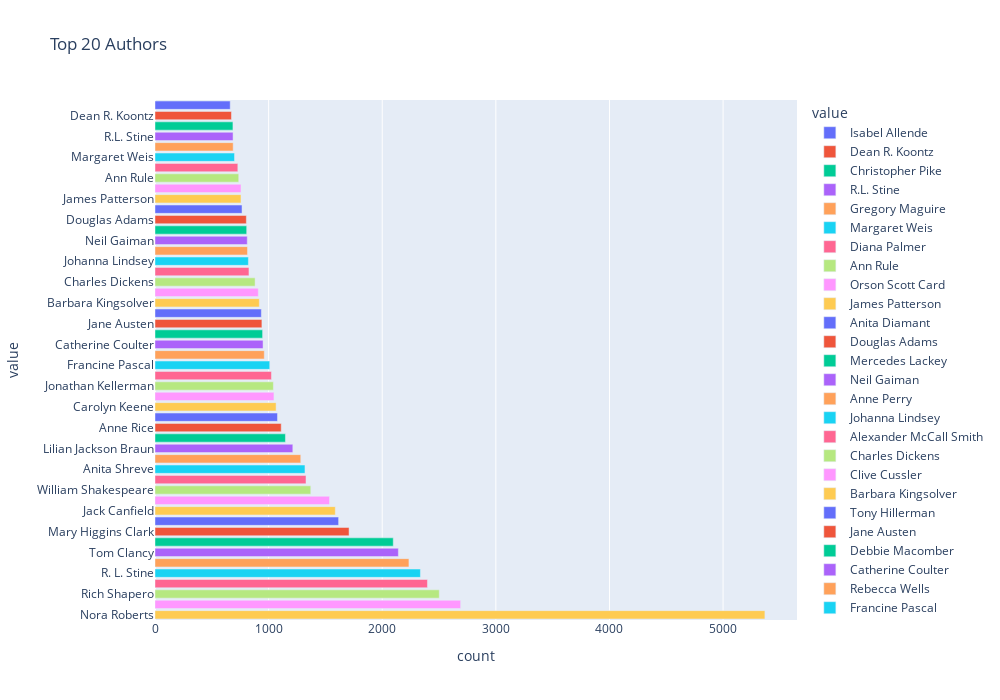

This figure's notebook cell:
### Code cell
# top authors(frequency of book)
cross_author = merge_data['book_author'].value_counts().reset_index()
cross_author.columns = ['value', 'count']

cross_author['value'] = cross_author['value'].astype(str)
cross_author = cross_author.sort_values('count')

fig = px.bar(cross_author.tail(50), x="count", y="value", title='Top 20 Authors', orientation='h', color='value',
             width=1000, height=700)
fig.show()

### Figure 1 — Plotly figure (JSON) as saved in the notebook; plotly's stock layout.template omitted (floating-point values rounded to 4 significant figures)
{"data": [{"alignmentgroup": "True", "hovertemplate": "value=%{y}<br>count=%{x}<extra></extra>", "legendgroup": "Isabel Allende", "marker": {"color": "#636efa", "pattern": {"shape": ""}}, "name": "Isabel Allende", "offsetgroup": "Isabel Allende", "orientation": "h", "showlegend": true, "textposition": "auto", "type": "bar", "x": [662], "xaxis": "x", "y": ["Isabel Allende"], "yaxis": "y"}, {"alignmentgroup": "True", "hovertemplate": "value=%{y}<br>count=%{x}<extra></extra>", "legendgroup": "Dean R. Koontz", "marker": {"color": "#EF553B", "pattern": {"shape": ""}}, "name": "Dean R. Koontz", "offsetgroup": "Dean R. Koontz", "orientation": "h", "showlegend": true, "textposition": "auto", "type": "bar", "x": [673], "xaxis": "x", "y": ["Dean R. Koontz"], "yaxis": "y"}, {"alignmentgroup": "True", "hovertemplate": "value=%{y}<br>count=%{x}<extra></extra>", "legendgroup": "Christopher Pike", "marker": {"color": "#00cc96", "pattern": {"shape": ""}}, "name": "Christopher Pike", "offsetgroup": "Christopher Pike", "orientation": "h", "showlegend": true, "textposition": "auto", "type": "bar", "x": [686], "xaxis": "x", "y": ["Christopher Pike"], "yaxis": "y"}, {"alignmentgroup": "True", "hovertemplate": "value=%{y}<br>count=%{x}<extra></extra>", "legendgroup": "R.L. Stine", "marker": {"color": "#ab63fa", "pattern": {"shape": ""}}, "name": "R.L. Stine", "offsetgroup": "R.L. Stine", "orientation": "h", "showlegend": true, "textposition": "auto", "type": "bar", "x": [687], "xaxis": "x", "y": ["R.L. Stine"], "yaxis": "y"}, {"alignmentgroup": "True", "hovertemplate": "value=%{y}<br>count=%{x}<extra></extra>", "legendgroup": "Gregory Maguire", "marker": {"color": "#FFA15A", "pattern": {"shape": ""}}, "name": "Gregory Maguire", "offsetgroup": "Gregory Maguire", "orientation": "h", "showlegend": true, "textposition": "auto", "type": "bar", "x": [688], "xaxis": "x", "y": ["Gregory Maguire"], "yaxis": "y"}, {"alignmentgroup": "True", "hovertemplate": "value=%{y}<br>count=%{x}<extra></extra>", "legendgroup": "Margaret Weis", "marker": {"color": "#19d3f3", "pattern": {"shape": ""}}, "name": "Margaret Weis", "offsetgroup": "Margaret Weis", "orientation": "h", "showlegend": true, "textposition": "auto", "type": "bar", "x": [700], "xaxis": "x", "y": ["Margaret Weis"], "yaxis": "y"}, {"alignmentgroup": "True", "hovertemplate": "value=%{y}<br>count=%{x}<extra></extra>", "legendgroup": "Diana Palmer", "marker": {"color": "#FF6692", "pattern": {"shape": ""}}, "name": "Diana Palmer", "offsetgroup": "Diana Palmer", "orientation": "h", "showlegend": true, "textposition": "auto", "type": "bar", "x": [729], "xaxis": "x", "y": ["Diana Palmer"], "yaxis": "y"}, {"alignmentgroup": "True", "hovertemplate": "value=%{y}<br>count=%{x}<extra></extra>", "legendgroup": "Ann Rule", "marker": {"color": "#B6E880", "pattern": {"shape": ""}}, "name": "Ann Rule", "offsetgroup": "Ann Rule", "orientation": "h", "showlegend": true, "textposition": "auto", "type": "bar", "x": [737], "xaxis": "x", "y": ["Ann Rule"], "yaxis": "y"}, {"alignmentgroup": "True", "hovertemplate": "value=%{y}<br>count=%{x}<extra></extra>", "legendgroup": "Orson Scott Card", "marker": {"color": "#FF97FF", "pattern": {"shape": ""}}, "name": "Orson Scott Card", "offsetgroup": "Orson Scott Card", "orientation": "h", "showlegend": true, "textposition": "auto", "type": "bar", "x": [757], "xaxis": "x", "y": ["Orson Scott Card"], "yaxis": "y"}, {"alignmentgroup": "True", "hovertemplate": "value=%{y}<br>count=%{x}<extra></extra>", "legendgroup": "James Patterson", "marker": {"color": "#FECB52", "pattern": {"shape": ""}}, "name": "James Patterson", "offsetgroup": "James Patterson", "orientation": "h", "showlegend": true, "textposition": "auto", "type": "bar", "x": [757], "xaxis": "x", "y": ["James Patterson"], "yaxis": "y"}, {"alignmentgroup": "True", "hovertemplate": "value=%{y}<br>count=%{x}<extra></extra>", "legendgroup": "Anita Diamant", "marker": {"color": "#636efa", "pattern": {"shape": ""}}, "name": "Anita Diamant", "offsetgroup": "Anita Diamant", "orientation": "h", "showlegend": true, "textposition": "auto", "type": "bar", "x": [766], "xaxis": "x", "y": ["Anita Diamant"], "yaxis": "y"}, {"alignmentgroup": "True", "hovertemplate": "value=%{y}<br>count=%{x}<extra></extra>", "legendgroup": "Douglas Adams", "marker": {"color": "#EF553B", "pattern": {"shape": ""}}, "name": "Douglas Adams", "offsetgroup": "Douglas Adams", "orientation": "h", "showlegend": true, "textposition": "auto", "type": "bar", "x": [804], "xaxis": "x", "y": ["Douglas Adams"], "yaxis": "y"}, {"alignmentgroup": "True", "hovertemplate": "value=%{y}<br>count=%{x}<extra></extra>", "legendgroup": "Mercedes Lackey", "marker": {"color": "#00cc96", "pattern": {"shape": ""}}, "name": "Mercedes Lackey", "offsetgroup": "Mercedes Lackey", "orientation": "h", "showlegend": true, "textposition": "auto", "type": "bar", "x": [807], "xaxis": "x", "y": ["Mercedes Lackey"], "yaxis": "y"}, {"alignmentgroup": "True", "hovertemplate": "value=%{y}<br>count=%{x}<extra></extra>", "legendgroup": "Neil Gaiman", "marker": {"color": "#ab63fa", "pattern": {"shape": ""}}, "name": "Neil Gaiman", "offsetgroup": "Neil Gaiman", "orientation": "h", "showlegend": true, "textposition": "auto", "type": "bar", "x": [812], "xaxis": "x", "y": ["Neil Gaiman"], "yaxis": "y"}, {"alignmentgroup": "True", "hovertemplate": "value=%{y}<br>count=%{x}<extra></extra>", "legendgroup": "Anne Perry", "marker": {"color": "#FFA15A", "pattern": {"shape": ""}}, "name": "Anne Perry", "offsetgroup": "Anne Perry", "orientation": "h", "showlegend": true, "textposition": "auto", "type": "bar", "x": [814], "xaxis": "x", "y": ["Anne Perry"], "yaxis": "y"}, {"alignmentgroup": "True", "hovertemplate": "value=%{y}<br>count=%{x}<extra></extra>", "legendgroup": "Johanna Lindsey", "marker": {"color": "#19d3f3", "pattern": {"shape": ""}}, "name": "Johanna Lindsey", "offsetgroup": "Johanna Lindsey", "orientation": "h", "showlegend": true, "textposition": "auto", "type": "bar", "x": [822], "xaxis": "x", "y": ["Johanna Lindsey"], "yaxis": "y"}, {"alignmentgroup": "True", "hovertemplate": "value=%{y}<br>count=%{x}<extra></extra>", "legendgroup": "Alexander McCall Smith", "marker": {"color": "#FF6692", "pattern": {"shape": ""}}, "name": "Alexander McCall Smith", "offsetgroup": "Alexander McCall Smith", "orientation": "h", "showlegend": true, "textposition": "auto", "type": "bar", "x": [827], "xaxis": "x", "y": ["Alexander McCall Smith"], "yaxis": "y"}, {"alignmentgroup": "True", "hovertemplate": "value=%{y}<br>count=%{x}<extra></extra>", "legendgroup": "Charles Dickens", "marker": {"color": "#B6E880", "pattern": {"shape": ""}}, "name": "Charles Dickens", "offsetgroup": "Charles Dickens", "orientation": "h", "showlegend": true, "textposition": "auto", "type": "bar", "x": [881], "xaxis": "x", "y": ["Charles Dickens"], "yaxis": "y"}, {"alignmentgroup": "True", "hovertemplate": "value=%{y}<br>count=%{x}<extra></extra>", "legendgroup": "Clive Cussler", "marker": {"color": "#FF97FF", "pattern": {"shape": ""}}, "name": "Clive Cussler", "offsetgroup": "Clive Cussler", "orientation": "h", "showlegend": true, "textposition": "auto", "type": "bar", "x": [909], "xaxis": "x", "y": ["Clive Cussler"], "yaxis": "y"}, {"alignmentgroup": "True", "hovertemplate": "value=%{y}<br>count=%{x}<extra></extra>", "legendgroup": "Barbara Kingsolver", "marker": {"color": "#FECB52", "pattern": {"shape": ""}}, "name": "Barbara Kingsolver", "offsetgroup": "Barbara Kingsolver", "orientation": "h", "showlegend": true, "textposition": "auto", "type": "bar", "x": [918], "xaxis": "x", "y": ["Barbara Kingsolver"], "yaxis": "y"}, {"alignmentgroup": "True", "hovertemplate": "value=%{y}<br>count=%{x}<extra></extra>", "legendgroup": "Tony Hillerman", "marker": {"color": "#636efa", "pattern": {"shape": ""}}, "name": "Tony Hillerman", "offsetgroup": "Tony Hillerman", "orientation": "h", "showlegend": true, "textposition": "auto", "type": "bar", "x": [936], "xaxis": "x", "y": ["Tony Hillerman"], "yaxis": "y"}, {"alignmentgroup": "True", "hovertemplate": "value=%{y}<br>count=%{x}<extra></extra>", "legendgroup": "Jane Austen", "marker": {"color": "#EF553B", "pattern": {"shape": ""}}, "name": "Jane Austen", "offsetgroup": "Jane Austen", "orientation": "h", "showlegend": true, "textposition": "auto", "type": "bar", "x": [941], "xaxis": "x", "y": ["Jane Austen"], "yaxis": "y"}, {"alignmentgroup": "True", "hovertemplate": "value=%{y}<br>count=%{x}<extra></extra>", "legendgroup": "Debbie Macomber", "marker": {"color": "#00cc96", "pattern": {"shape": ""}}, "name": "Debbie Macomber", "offsetgroup": "Debbie Macomber", "orientation": "h", "showlegend": true, "textposition": "auto", "type": "bar", "x": [947], "xaxis": "x", "y": ["Debbie Macomber"], "yaxis": "y"}, {"alignmentgroup": "True", "hovertemplate": "value=%{y}<br>count=%{x}<extra></extra>", "legendgroup": "Catherine Coulter", "marker": {"color": "#ab63fa", "pattern": {"shape": ""}}, "name": "Catherine Coulter", "offsetgroup": "Catherine Coulter", "orientation": "h", "showlegend": true, "textposition": "auto", "type": "bar", "x": [951], "xaxis": "x", "y": ["Catherine Coulter"], "yaxis": "y"}, {"alignmentgroup": "True", "hovertemplate": "value=%{y}<br>count=%{x}<extra></extra>", "legendgroup": "Rebecca Wells", "marker": {"color": "#FFA15A", "pattern": {"shape": ""}}, "name": "Rebecca Wells", "offsetgroup": "Rebecca Wells", "orientation": "h", "showlegend": true, "textposition": "auto", "type": "bar", "x": [962], "xaxis": "x", "y": ["Rebecca Wells"], "yaxis": "y"}, {"alignmentgroup": "True", "hovertemplate": "value=%{y}<br>count=%{x}<extra></extra>", "legendgroup": "Francine Pascal", "marker": {"color": "#19d3f3", "pattern": {"shape": ""}}, "name": "Francine Pascal", "offsetgroup": "Francine Pascal", "orientation": "h", "showlegend": true, "textposition": "auto", "type": "bar", "x": [1010], "xaxis": "x", "y": ["Francine Pascal"], "yaxis": "y"}, {"alignmentgroup": "True", "hovertemplate": "value=%{y}<br>count=%{x}<extra></extra>", "legendgroup": "Anne McCaffrey", "marker": {"color": "#FF6692", "pattern": {"shape": ""}}, "name": "Anne McCaffrey", "offsetgroup": "Anne McCaffrey", "orientation": "h", "showlegend": true, "textposition": "auto", "type": "bar", "x": [1025], "xaxis": "x", "y": ["Anne McCaffrey"], "yaxis": "y"}, {"alignmentgroup": "True", "hovertemplate": "value=%{y}<br>count=%{x}<extra></extra>", "legendgroup": "Jonathan Kellerman", "marker": {"color": "#B6E880", "pattern": {"shape": ""}}, "name": "Jonathan Kellerman", "offsetgroup": "Jonathan Kellerman", "orientation": "h", "showlegend": true, "textposition": "auto", "type": "bar", "x": [1042], "xaxis": "x", "y": ["Jonathan Kellerman"], "yaxis": "y"}, {"alignmentgroup": "True", "hovertemplate": "value=%{y}<br>count=%{x}<extra></extra>", "legendgroup": "Faye Kellerman", "marker": {"color": "#FF97FF", "pattern": {"shape": ""}}, "name": "Faye Kellerman", "offsetgroup": "Faye Kellerman", "orientation": "h", "showlegend": true, "textposition": "auto", "type": "bar", "x": [1047], "xaxis": "x", "y": ["Faye Kellerman"], "yaxis": "y"}, {"alignmentgroup": "True", "hovertemplate": "value=%{y}<br>count=%{x}<extra></extra>", "legendgroup": "Carolyn Keene", "marker": {"color": "#FECB52", "pattern": {"shape": ""}}, "name": "Carolyn Keene", "offsetgroup": "Carolyn Keene", "orientation": "h", "showlegend": true, "textposition": "auto", "type": "bar", "x": [1066], "xaxis": "x", "y": ["Carolyn Keene"], "yaxis": "y"}, {"alignmentgroup": "True", "hovertemplate": "value=%{y}<br>count=%{x}<extra></extra>", "legendgroup": "Terry Pratchett", "marker": {"color": "#636efa", "pattern": {"shape": ""}}, "name": "Terry Pratchett", "offsetgroup": "Terry Pratchett", "orientation": "h", "showlegend": true, "textposition": "auto", "type": "bar", "x": [1078], "xaxis": "x", "y": ["Terry Pratchett"], "yaxis": "y"}, {"alignmentgroup": "True", "hovertemplate": "value=%{y}<br>count=%{x}<extra></extra>", "legendgroup": "Anne Rice", "marker": {"color": "#EF553B", "pattern": {"shape": ""}}, "name": "Anne Rice", "offsetgroup": "Anne Rice", "orientation": "h", "showlegend": true, "textposition": "auto", "type": "bar", "x": [1111], "xaxis": "x", "y": ["Anne Rice"], "yaxis": "y"}, {"alignmentgroup": "True", "hovertemplate": "value=%{y}<br>count=%{x}<extra></extra>", "legendgroup": "Wally Lamb", "marker": {"color": "#00cc96", "pattern": {"shape": ""}}, "name": "Wally Lamb", "offsetgroup": "Wally Lamb", "orientation": "h", "showlegend": true, "textposition": "auto", "type": "bar", "x": [1148], "xaxis": "x", "y": ["Wally Lamb"], "yaxis": "y"}, {"alignmentgroup": "True", "hovertemplate": "value=%{y}<br>count=%{x}<extra></extra>", "legendgroup": "Lilian Jackson Braun", "marker": {"color": "#ab63fa", "pattern": {"shape": ""}}, "name": "Lilian Jackson Braun", "offsetgroup": "Lilian Jackson Braun", "orientation": "h", "showlegend": true, "textposition": "auto", "type": "bar", "x": [1213], "xaxis": "x", "y": ["Lilian Jackson Braun"], "yaxis": "y"}, {"alignmentgroup": "True", "hovertemplate": "value=%{y}<br>count=%{x}<extra></extra>", "legendgroup": "Agatha Christie", "marker": {"color": "#FFA15A", "pattern": {"shape": ""}}, "name": "Agatha Christie", "offsetgroup": "Agatha Christie", "orientation": "h", "showlegend": true, "textposition": "auto", "type": "bar", "x": [1283], "xaxis": "x", "y": ["Agatha Christie"], "yaxis": "y"}, {"alignmentgroup": "True", "hovertemplate": "value=%{y}<br>count=%{x}<extra></extra>", "legendgroup": "Anita Shreve", "marker": {"color": "#19d3f3", "pattern": {"shape": ""}}, "name": "Anita Shreve", "offsetgroup": "Anita Shreve", "orientation": "h", "showlegend": true, "textposition": "auto", "type": "bar", "x": [1320], "xaxis": "x", "y": ["Anita Shreve"], "yaxis": "y"}, {"alignmentgroup": "True", "hovertemplate": "value=%{y}<br>count=%{x}<extra></extra>", "legendgroup": "Piers Anthony", "marker": {"color": "#FF6692", "pattern": {"shape": ""}}, "name": "Piers Anthony", "offsetgroup": "Piers Anthony", "orientation": "h", "showlegend": true, "textposition": "auto", "type": "bar", "x": [1329], "xaxis": "x", "y": ["Piers Anthony"], "yaxis": "y"}, {"alignmentgroup": "True", "hovertemplate": "value=%{y}<br>count=%{x}<extra></extra>", "legendgroup": "William Shakespeare", "marker": {"color": "#B6E880", "pattern": {"shape": ""}}, "name": "William Shakespeare", "offsetgroup": "William Shakespeare", "orientation": "h", "showlegend": true, "textposition": "auto", "type": "bar", "x": [1371], "xaxis": "x", "y": ["William Shakespeare"], "yaxis": "y"}, {"alignmentgroup": "True", "hovertemplate": "value=%{y}<br>count=%{x}<extra></extra>", "legendgroup": "Ann M. Martin", "marker": {"color": "#FF97FF", "pattern": {"shape": ""}}, "name": "Ann M. Martin", "offsetgroup": "Ann M. Martin", "orientation": "h", "showlegend": true, "textposition": "auto", "type": "bar", "x": [1536], "xaxis": "x", "y": ["Ann M. Martin"], "yaxis": "y"}, {"alignmentgroup": "True", "hovertemplate": "value=%{y}<br>count=%{x}<extra></extra>", "legendgroup": "Jack Canfield", "marker": {"color": "#FECB52", "pattern": {"shape": ""}}, "name": "Jack Canfield", "offsetgroup": "Jack Canfield", "orientation": "h", "showlegend": true, "textposition": "auto", "type": "bar", "x": [1587], "xaxis": "x", "y": ["Jack Canfield"], "yaxis": "y"}, {"alignmentgroup": "True", "hovertemplate": "value=%{y}<br>count=%{x}<extra></extra>", "legendgroup": "Alice Sebold", "marker": {"color": "#636efa", "pattern": {"shape": ""}}, "name": "Alice Sebold", "offsetgroup": "Alice Sebold", "orientation": "h", "showlegend": true, "textposition": "auto", "type": "bar", "x": [1616], "xaxis": "x", "y": ["Alice Sebold"], "yaxis": "y"}, {"alignmentgroup": "True", "hovertemplate": "value=%{y}<br>count=%{x}<extra></extra>", "legendgroup": "Mary Higgins Clark", "marker": {"color": "#EF553B", "pattern": {"shape": ""}}, "name": "Mary Higgins Clark", "offsetgroup": "Mary Higgins Clark", "orientation": "h", "showlegend": true, "textposition": "auto", "type": "bar", "x": [1708], "xaxis": "x", "y": ["Mary Higgins Clark"], "yaxis": "y"}, {"alignmentgroup": "True", "hovertemplate": "value=%{y}<br>count=%{x}<extra></extra>", "legendgroup": "V.C. Andrews", "marker": {"color": "#00cc96", "pattern": {"shape": ""}}, "name": "V.C. Andrews", "offsetgroup": "V.C. Andrews", "orientation": "h", "showlegend": true, "textposition": "auto", "type": "bar", "x": [2097], "xaxis": "x", "y": ["V.C. Andrews"], "yaxis": "y"}, {"alignmentgroup": "True", "hovertemplate": "value=%{y}<br>count=%{x}<extra></extra>", "legendgroup": "Tom Clancy", "marker": {"color": "#ab63fa", "pattern": {"shape": ""}}, "name": "Tom Clancy", "offsetgroup": "Tom Clancy", "orientation": "h", "showlegend": true, "textposition": "auto", "type": "bar", "x": [2142], "xaxis": "x", "y": ["Tom Clancy"], "yaxis": "y"}, {"alignmentgroup": "True", "hovertemplate": "value=%{y}<br>count=%{x}<extra></extra>", "legendgroup": "Janet Evanovich", "marker": {"color": "#FFA15A", "pattern": {"shape": ""}}, "name": "Janet Evanovich", "offsetgroup": "Janet Evanovich", "orientation": "h", "showlegend": true, "textposition": "auto", "type": "bar", "x": [2235], "xaxis": "x", "y": ["Janet Evanovich"], "yaxis": "y"}, {"alignmentgroup": "True", "hovertemplate": "value=%{y}<br>count=%{x}<extra></extra>", "legendgroup": "R. L. Stine", "marker": {"color": "#19d3f3", "pattern": {"shape": ""}}, "name": "R. L. Stine", "offsetgroup": "R. L. Stine", "orientation": "h", "showlegend": true, "textposition": "auto", "type": "bar", "x": [2336], "xaxis": "x", "y": ["R. L. Stine"], "yaxis": "y"}, {"alignmentgroup": "True", "hovertemplate": "value=%{y}<br>count=%{x}<extra></extra>", "legendgroup": "Stephen King", "marker": {"color": "#FF6692", "pattern": {"shape": ""}}, "name": "Stephen King", "offsetgroup": "Stephen King", "orientation": "h", "showlegend": true, "textposition": "auto", "type": "bar", "x": [2398], "xaxis": "x", "y": ["Stephen King"], "yaxis": "y"}, {"alignmentgroup": "True", "hovertemplate": "value=%{y}<br>count=%{x}<extra></extra>", "legendgroup": "Rich Shapero", "marker": {"color": "#B6E880", "pattern": {"shape": ""}}, "name": "Rich Shapero", "offsetgroup": "Rich Shapero", "orientation": "h", "showlegend": true, "textposition": "auto", "type": "bar", "x": [2502], "xaxis": "x", "y": ["Rich Shapero"], "yaxis": "y"}, {"alignmentgroup": "True", "hovertemplate": "value=%{y}<br>count=%{x}<extra></extra>", "legendgroup": "Sue Grafton", "marker": {"color": "#FF97FF", "pattern": {"shape": ""}}, "name": "Sue Grafton", "offsetgroup": "Sue Grafton", "orientation": "h", "showlegend": true, "textposition": "auto", "type": "bar", "x": [2690], "xaxis": "x", "y": ["Sue Grafton"], "yaxis": "y"}, {"alignmentgroup": "True", "hovertemplate": "value=%{y}<br>count=%{x}<extra></extra>", "legendgroup": "Nora Roberts", "marker": {"color": "#FECB52", "pattern": {"shape": ""}}, "name": "Nora Roberts", "offsetgroup": "Nora Roberts", "orientation": "h", "showlegend": true, "textposition": "auto", "type": "bar", "x": [5368], "xaxis": "x", "y": ["Nora Roberts"], "yaxis": "y"}], "layout": {"barmode": "relative", "height": 700, "legend": {"title": {"text": "value"}, "tracegroupgap": 0}, "title": {"text": "Top 20 Authors"}, "width": 1000, "xaxis": {"anchor": "y", "domain": [0, 1], "title": {"text": "count"}}, "yaxis": {"anchor": "x", "categoryarray": ["Nora Roberts", "Sue Grafton", "Rich Shapero", "Stephen King", "R. L. Stine", "Janet Evanovich", "Tom Clancy", "V.C. Andrews", "Mary Higgins Clark", "Alice Sebold", "Jack Canfield", "Ann M. Martin", "William Shakespeare", "Piers Anthony", "Anita Shreve", "Agatha Christie", "Lilian Jackson Braun", "Wally Lamb", "Anne Rice", "Terry Pratchett", "Carolyn Keene", "Faye Kellerman", "Jonathan Kellerman", "Anne McCaffrey", "Francine Pascal", "Rebecca Wells", "Catherine Coulter", "Debbie Macomber", "Jane Austen", "Tony Hillerman", "Barbara Kingsolver", "Clive Cussler", "Charles Dickens", "Alexander McCall Smith", "Johanna Lindsey", "Anne Perry", "Neil Gaiman", "Mercedes Lackey", "Douglas Adams", "Anita Diamant", "James Patterson", "Orson Scott Card", "Ann Rule", "Diana Palmer", "Margaret Weis", "Gregory Maguire", "R.L. Stine", "Christopher Pike", "Dean R. Koontz", "Isabel Allende"], "categoryorder": "array", "domain": [0, 1], "title": {"text": "value"}}}}
